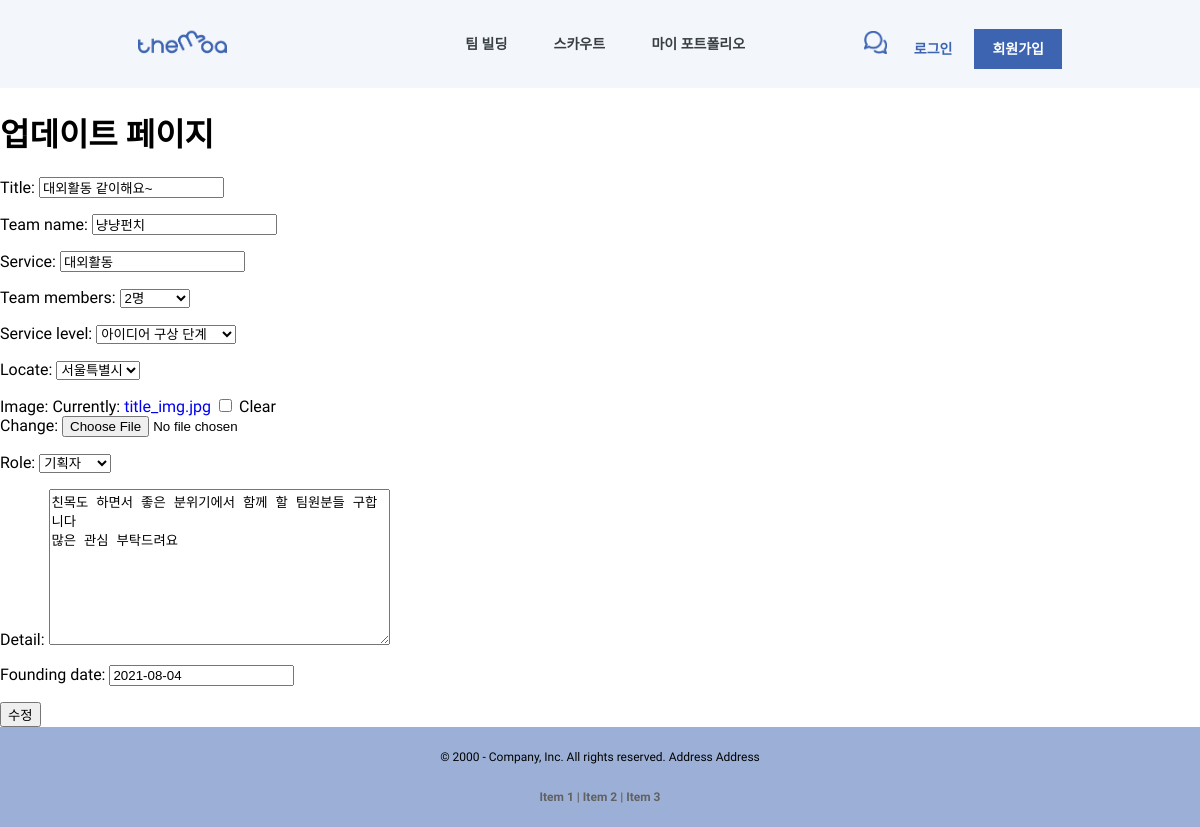
Before: /recruit/update_recruit/5/ with the older database file.
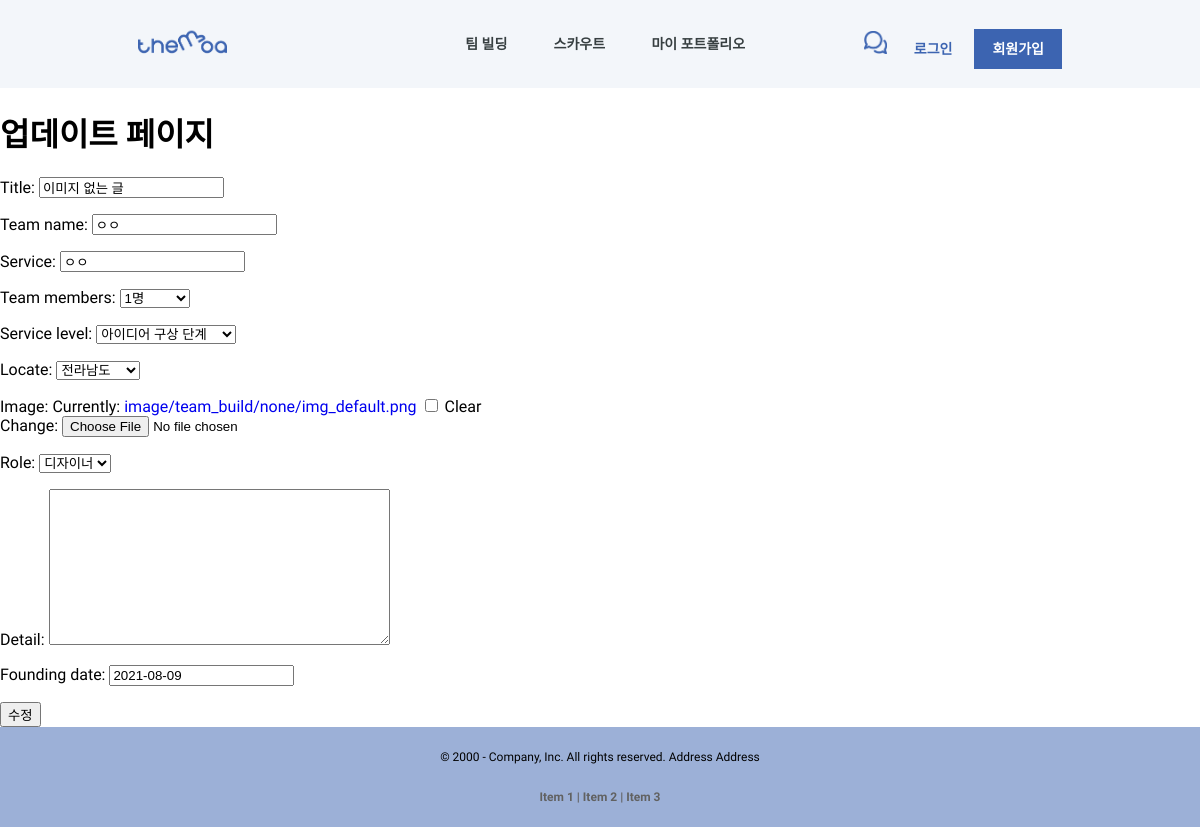
After: the same page with the newer database file.
### team_build/models.py (models this page shows)
class Recruit(models.Model):
    writer = models.CharField(default='', max_length=200)
    title = models.CharField(default='', max_length=300) # 프로젝트 한줄 설명으로 들어갈 것
    team_name = models.CharField(default='', max_length=200)
    service = models.CharField(default='', max_length=200)
    team_members = models.CharField(
        default='1',
        blank=True,
        null=False,
        max_length=10,
        choices=TEAM_MEMBERS_CHOICES
        )
    service_level = models.CharField(
        default='0',
        null=False,
        blank=True,
        max_length=10,
        choices=LEVEL_CHOICES
        )
    founding_date = models.DateField(default=timezone.now, null=False, blank=True)
    locate = models.CharField(default='', null=False, blank=True, max_length=2, choices=LOCATE_CHOICES)
    image = models.ImageField(
        default='image/team_build/none/img_default.png',
        upload_to="image/team_build/",
        blank=True,
        null=False
        )
    role = MultiSelectField(default='', choices=ROLE_CHOICES, max_choices=4, max_length=100)
    detail = models.TextField(blank=True, null=True)

### team_build/views.py (the view)
# urls.py: path('update_recruit/<int:id>/', update_recruit, name='update_recruit'),
def update_recruit(request, id):
    recruit_instance = get_object_or_404(Recruit, pk=id)
    if request.method == "POST":
        recruit_update_form = RecruitForm(request.POST, request.FILES, instance=recruit_instance)
        if recruit_update_form.is_valid():
            recruit_update_form.save()
        return redirect('team_build:team_build')
    else:
        form = RecruitForm(instance=recruit_instance)
        context = {
        'form': form,
        'id': id,
        }
        return render(request, 'team_build/update_recruit.html', context)

### team_build/forms.py
class RecruitForm(forms.ModelForm):
    class Meta:
        model = Recruit
        fields = ['title', 'team_name', 'service',
        'team_members', 'service_level', 'locate',
        'image', 'role', 'detail', 'founding_date']

### templates/team_build/update_recruit.html (shortened to what this page needs)
{% extends 'base.html' %}
        {% load static %}
        {% block extrahead %}
        <link rel="stylesheet" href="../../static/css/base.css">
        {% endblock %}
{% block content %}
    <h1>업데이트 페이지</h1>
    <form action="{% url 'team_build:update_recruit' id %}" method="POST" enctype="multipart/form-data">
        {{form.as_p}}
        <button type="submit">수정</button>
    </form>
{% endblock %}

Changed rows visible on the page:
changed Recruit "아이디어 구상 단계": title "대외활동 같이해요~" → "이미지 없는 글"; team_name "냥냥펀치" → "ㅇㅇ"; service "대외활동" → "ㅇㅇ"; team_members "2명" → "1명"; locate "서울특별시" → "전라남도"; role "기획자" → "디자이너"; detail "친목도 하면서 좋은 분위기에서 함께 할 팀원분들 구합니다 많은 관심 부탁드려요" → (not shown); founding_date "2021-08-04" → "2021-08-09"
Other visible differences:
text no longer shown: "Title: Team name: Service: Team members: Service level: Locate: Image: Currently: title_img.jpg Clear Change: Role: Detail: Founding date:"
text now shown: "Title: Team name: Service: Team members: Service level: Locate: Image: Currently: image/team_build/none/img_default.png Clear Change: Role: Detail: Founding date:"
